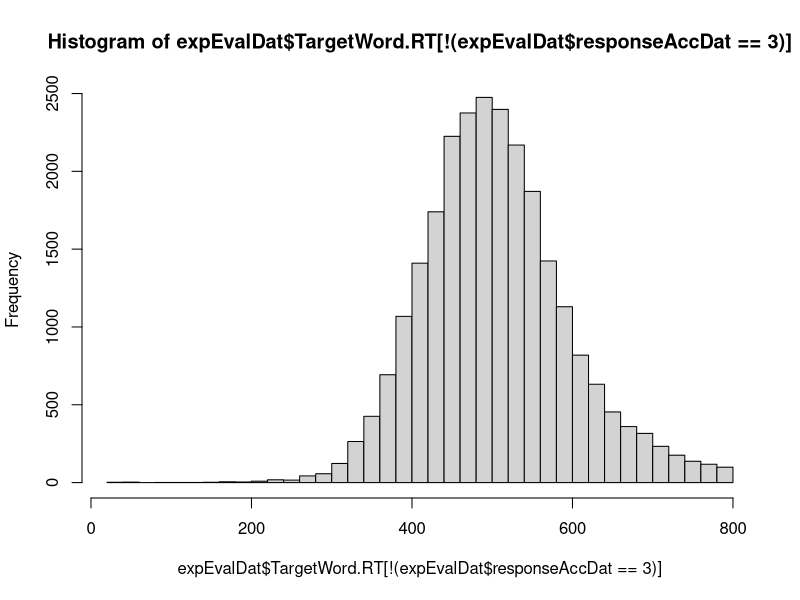
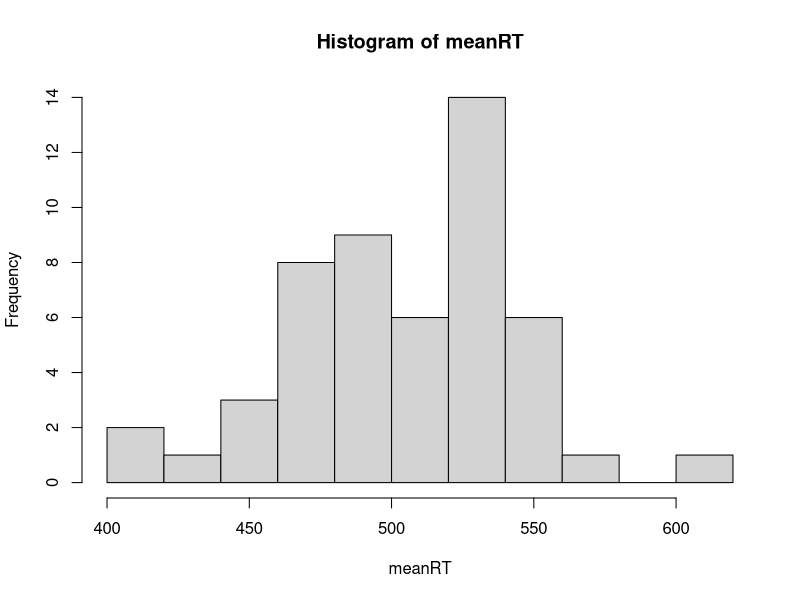
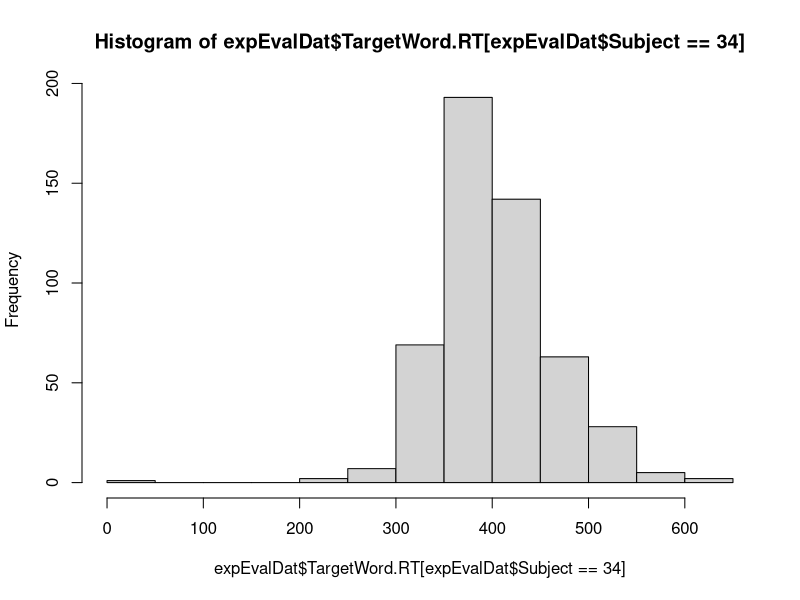
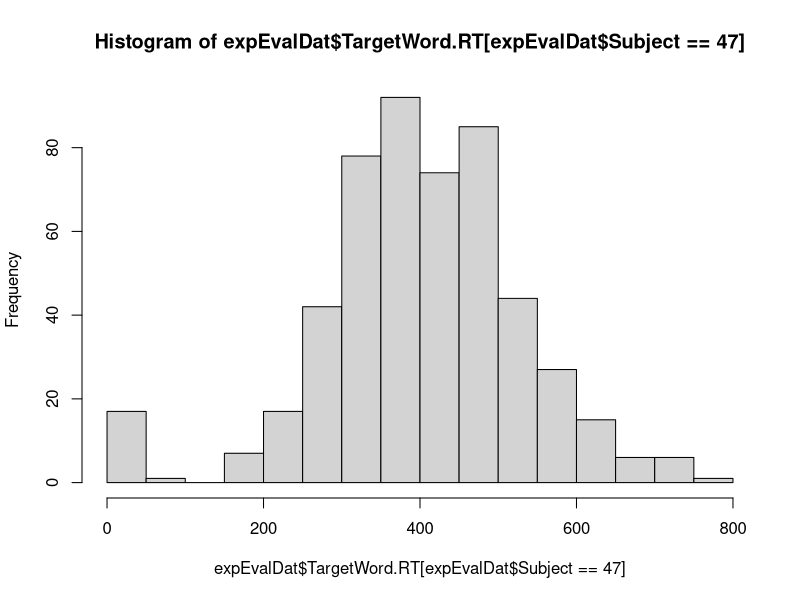
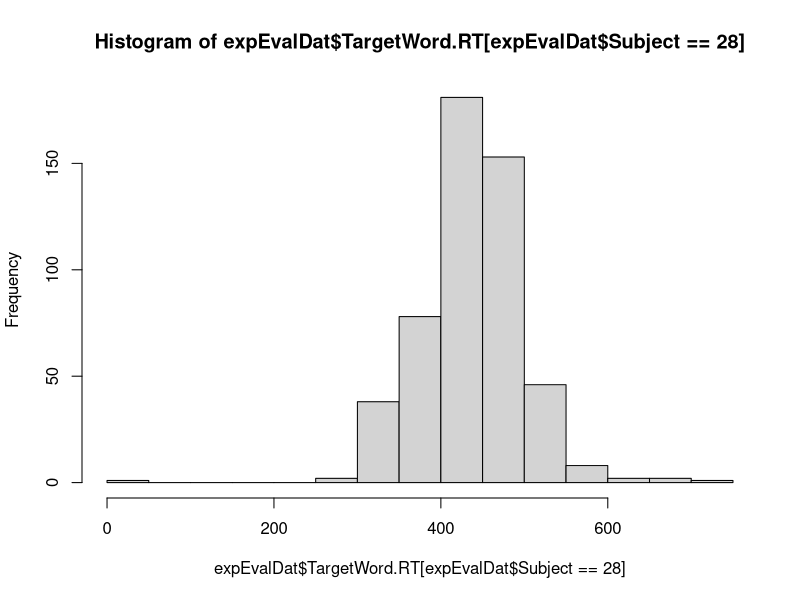
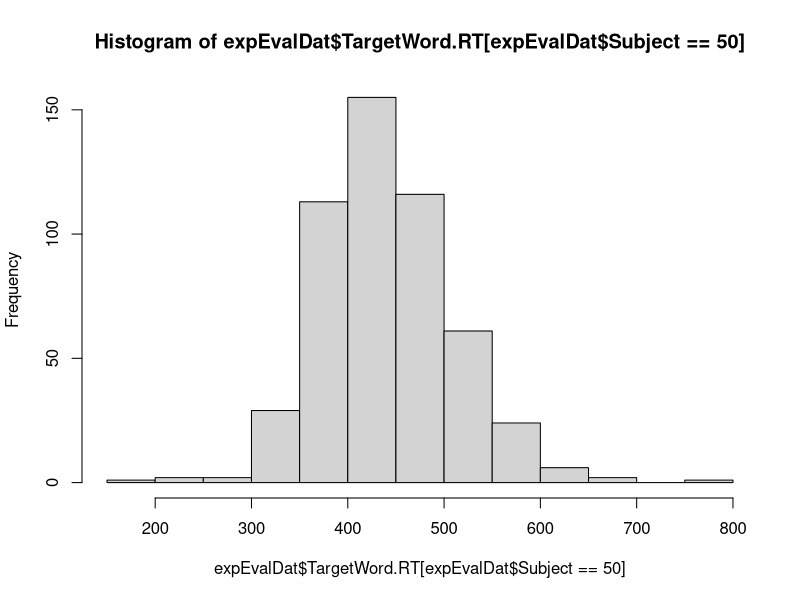
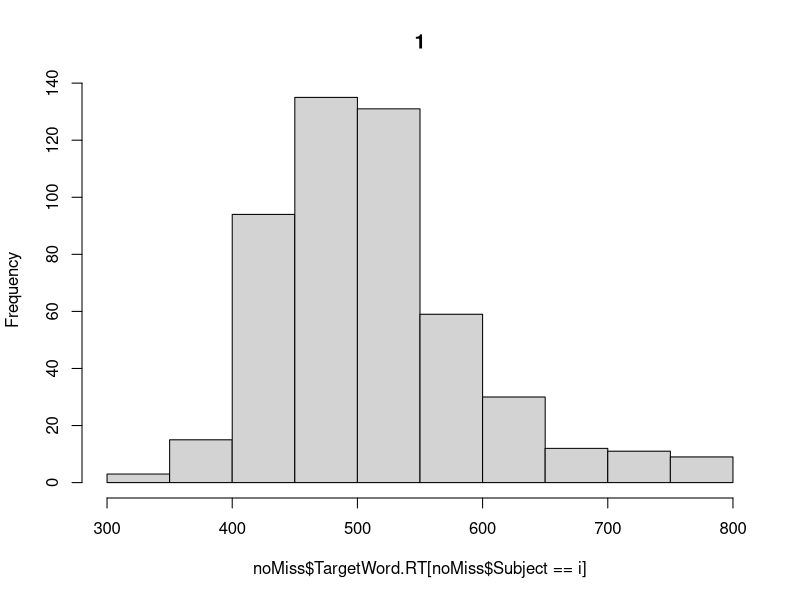
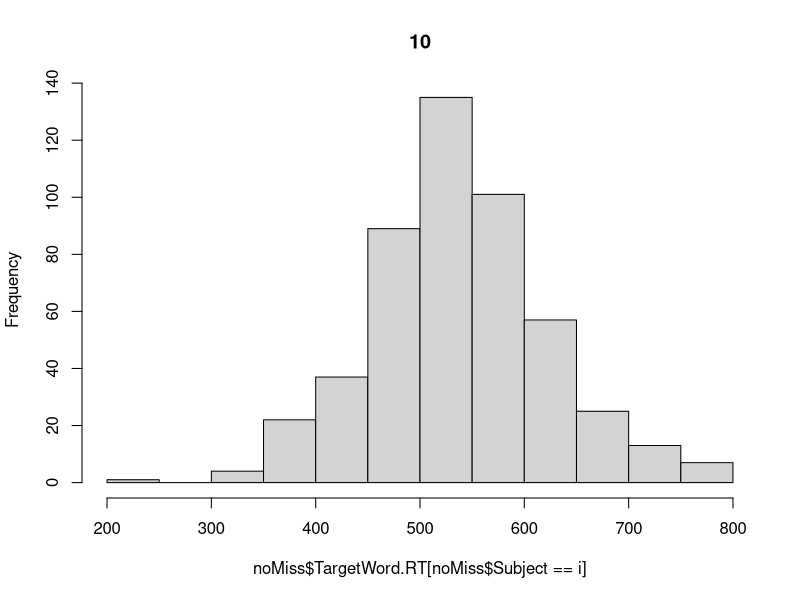

Write the R code that produced these figures, in order. (Note: this script raises an error after producing the figures.)
require(dplyr)
require(tidyr)

evalDat = read.delim("./March 2016/Behavioral/evalDat.txt")
# includes practice trials
# 512 trials per subject
# Practice: Trial = 1, SubTrial = 1...16
# First half: Trial = 2, SubTrial = 1...256
# Second half: Trial = 3, SubTrial = 256...512

expEvalDat = evalDat[evalDat$Trial != 1,]  # takes out practice trials
expEvalDat$Subject = factor(expEvalDat$Subject)

# look at distribution of RTs
hist(expEvalDat$TargetWord.RT[!(expEvalDat$responseAccDat == 3)], breaks = 30) # looks really nicely distributed

# look at distribution of subject mean RTs (taking out misses)
noMiss = expEvalDat[!(expEvalDat$responseAccDat == 3),]

# tapply(Summary Variable, Group Variable, Function)
meanRT = tapply(noMiss$TargetWord.RT, noMiss$Subject, mean)
hist(meanRT) 
sort(meanRT)

# look at subjects with short mean RT
hist(expEvalDat$TargetWord.RT[expEvalDat$Subject == 34], breaks = 20)
hist(expEvalDat$TargetWord.RT[expEvalDat$Subject == 47], breaks = 20)
hist(expEvalDat$TargetWord.RT[expEvalDat$Subject == 28], breaks = 20)
hist(expEvalDat$TargetWord.RT[expEvalDat$Subject == 50], breaks = 20)

# histograms for all subjects's RTs separately
for (i in unique(noMiss$Subject)) {
  hist(noMiss$TargetWord.RT[noMiss$Subject == i], main = i, breaks = 15)
}


# look at average RTs for each condition
tapply(noMiss$TargetWord.RT, noMiss$TrialType, mean)
# FUCK!!!

# even for just correct trials?
corTrials = noMiss[noMiss$TargetWord.ACC==1,]
tapply(corTrials$TargetWord.RT, corTrials$TrialType, mean)
# DOUBLE FUCK!!!

require(ggplot2)
ggplot(corTrials, aes(faceRace, TargetWord.RT, fill = wordVal)) +
  stat_summary(fun.y = mean, geom = "bar", position = "dodge") +
  stat_summary(fun.data = mean_cl_normal, geom = "errorbar", position = position_dodge(width=.9), width = .2) +
  facet_wrap(~FixArea) +
  coord_cartesian(ylim=c(475, 530)) +
#  ggtitle("All blocks, correct trials") +
  labs(x="Race of face prime", y="Reaction Time (ms)") +
  theme(axis.title.x = element_text(size=18), 
        axis.title.y = element_text(size=18),
        legend.title = element_blank(),
        strip.text = element_text(size=18),
        axis.text.x = element_text(size=14),
        axis.text.y = element_text(size=12))

# simple anovas for effect of valence 
wide = summarise(group_by(corTrials, faceRace, wordVal, FixArea, Subject), meanRT = mean(TargetWord.RT))

# effect of valence in Black trials
aov(meanRT ~ wordVal + # IVs of interest. In nonorthoganal design, order matters 
      Error(Subject/(wordVal)), # need to add error term for within subjects variables (ie repeated measures)
    data = wide[wide$faceRace == "Black",]) %>% 
  summary()

# effect of valence in White trials
aov(meanRT ~ wordVal + # IVs of interest. In nonorthoganal design, order matters 
      Error(Subject/(wordVal)), # need to add error term for within subjects variables (ie repeated measures)
    data = wide[wide$faceRace == "White",]) %>% 
  summary()

############## Break down by block #################################################

# Look at RT by block: getting faster
tapply(corTrials$TargetWord.RT, corTrials$Chunk, mean)

# Just block 1
ggplot(corTrials[corTrials$Chunk == 1,], aes(faceRace, TargetWord.RT, fill = wordVal)) +
  stat_summary(fun.y = mean, geom = "bar", position = "dodge") +
  stat_summary(fun.data = mean_cl_normal, geom = "errorbar", position = position_dodge(width=.9), width = .2) +
  facet_wrap(~FixArea) +
  coord_cartesian(ylim=c(450, 550)) +
  ggtitle("Block 1")

# Just block 2
ggplot(corTrials[corTrials$Chunk == 2,], aes(faceRace, TargetWord.RT, fill = wordVal)) +
  stat_summary(fun.y = mean, geom = "bar", position = "dodge") +
  stat_summary(fun.data = mean_cl_normal, geom = "errorbar", position = position_dodge(width=.9), width = .2) +
  facet_wrap(~FixArea) +
  coord_cartesian(ylim=c(450, 550)) +
  ggtitle("Block 2")

# Just block 3
ggplot(corTrials[corTrials$Chunk == 3,], aes(faceRace, TargetWord.RT, fill = wordVal)) +
  stat_summary(fun.y = mean, geom = "bar", position = "dodge") +
  stat_summary(fun.data = mean_cl_normal, geom = "errorbar", position = position_dodge(width=.9), width = .2) +
  facet_wrap(~FixArea) +
  coord_cartesian(ylim=c(450, 550)) +
  ggtitle("Block 3")

# just block 4
ggplot(corTrials[corTrials$Chunk == 4,], aes(faceRace, TargetWord.RT, fill = wordVal)) +
  stat_summary(fun.y = mean, geom = "bar", position = "dodge") +
  stat_summary(fun.data = mean_cl_normal, geom = "errorbar", position = position_dodge(width=.9), width = .2) +
  facet_wrap(~FixArea) +
  coord_cartesian(ylim=c(450, 550)) +
  ggtitle("Block 4")




require(lme4)
require(lmerTest)

# check if subject and stimulus should be used as grouping variables
# intercept-only model

# no predictors- look at how intercept varies by face stimulus, word stimulus, and subject
m1 <- lmer(TargetWord.RT ~ 1 + (1|PrimePic) +(1|TargetWord) + (1|Subject) , data=corTrials) 
summary(m1)

# investigate whether random effects of each are different from 0
m2a <- lmer(TargetWord.RT ~ 1 + (1|TargetWord) + (1|Subject), data=corTrials)
anova(m1, m2a) # can take out PrimePic as random effect

m2b <- lmer(TargetWord.RT ~ 1 + (1|PrimePic) + (1|Subject), data=corTrials)
anova(m1, m2b) # leave in TargetWord as random effect

m2c <- lmer(TargetWord.RT ~ 1 + (1|TargetWord) + (1|PrimePic), data=corTrials)
anova(m1, m2c) # should leave subject in as random effect

# next step: include fixed effects (ie trial condition)

m4 <- lmer(TargetWord.RT ~ 1 + faceRace * wordVal * FixArea + (1|Subject) + (1|TargetWord), data=corTrials)
summary(m4)
m4a = lmer(TargetWord.RT ~ 1 + faceRace * wordVal * FixArea + (1|Subject) + (1|TargetWord), data=corTrials, REML = F)

# sink("./March 2016/Model outputs/1 Behavioral_Eval_interceptOnlyModel.txt")
# summary(m4)
# coef(m4)
# summary(m4a)$AICtab
# sink()

# maximal model (without interactions)
m5 <- lmer(TargetWord.RT ~ 1 + faceRace * wordVal * FixArea + 
              (faceRace + wordVal + FixArea|Subject) + 
              (faceRace + wordVal + FixArea|TargetWord), data=corTrials)
summary(m5)
m5a = lmer(TargetWord.RT ~ 1 + faceRace * wordVal * FixArea + 
             (faceRace + wordVal + FixArea|Subject) + 
             (faceRace + wordVal + FixArea|TargetWord), data=corTrials, REML = F)

# Write output to separate file
# sink("./March 2016/Model outputs/2 Behavioral_Eval_maximalModelwithoutInteractions.txt")
# summary(m5)
# coef(m5)
# summary(m5a)$AICtab
# sink()

# take out some of the random slopes for target words
m6 = lmer(TargetWord.RT ~ faceRace * wordVal * FixArea + 
          (faceRace + wordVal + FixArea|Subject) + 
          (1|TargetWord), data=corTrials)
summary(m6)
m6a = lmer(TargetWord.RT ~ faceRace * wordVal * FixArea + 
            (faceRace + wordVal + FixArea|Subject) + 
            (1|TargetWord), data=corTrials, REML = F)

sink("./March 2016/Model outputs/1.3 Behavioral_Eval_randomSlopesJustForSubject.txt")
summary(m6)
coef(m6)
summary(m6a)$AICtab
sink()

# take out some of the random slopes for target words
m7 = lmer(TargetWord.RT ~ faceRace * wordVal * FixArea + 
            (wordVal|Subject) + 
            (wordVal|TargetWord), data=corTrials)
summary(m7)
m7a = lmer(TargetWord.RT ~ faceRace * wordVal * FixArea + 
             (wordVal|Subject) + 
             (wordVal|TargetWord), data=corTrials, REML = F)

sink("./March 2016/Model outputs/1.4 Behavioral_Eval_randomSlopeValence.txt")
summary(m7)
coef(m7)
summary(m7a)$AICtab
sink()
